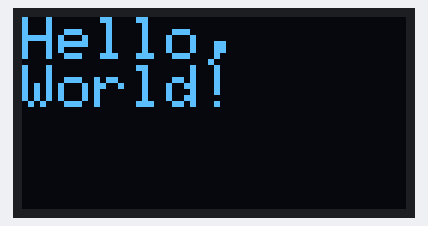
This sketch was run on a simulated Arduino Uno, built with avr-gcc and run on an emulated ATmega328P. Shown: 128×64 one-colour display.

Above: at 0.1 s.

The sketch:

3-1_oled_display.ino
```cpp
#include <Adafruit_SSD1306.h>
Adafruit_SSD1306 display(A4);

void setup() {
  Serial.begin(9600);
  display.begin(SSD1306_SWITCHCAPVCC, 0x3C);
  display.clearDisplay();
}

void loop() {
  display.setTextSize(2);
  display.setTextColor(WHITE);
  display.setCursor(0,0);
  display.print("Hello,");
  display.setCursor(0,16);
  display.print("World!");
  display.display();
}
```
